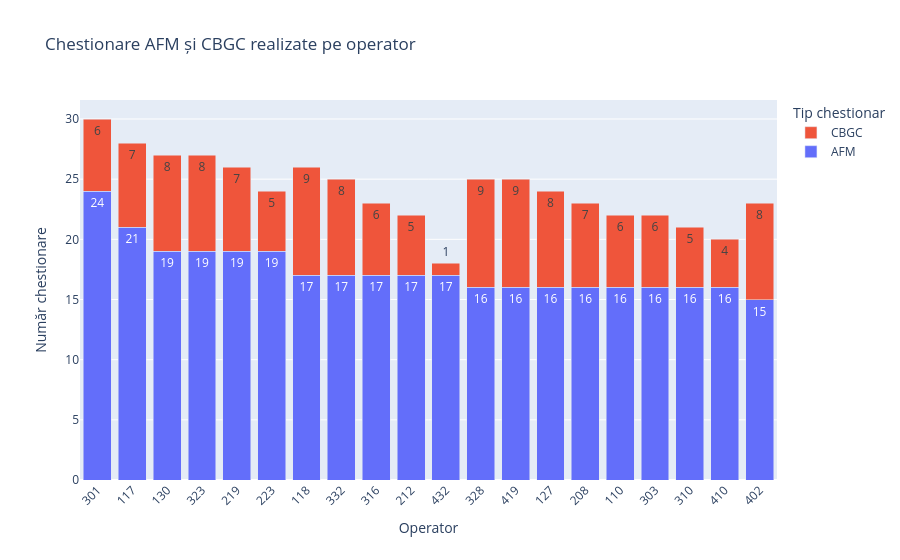

The notebook cell saved with this chart:
### Code cell
#Grafic comparație AFM vs CBGC
#Pentru a vedea dacă operatorii au lucrat mai mult pe AFM sau CBGC:
# top20 = df.sort_values(
#     ["sal_afm_realizat_recalc", "sal_cbgc_realizat_recalc"],
#     ascending=False
# ).head(20)

# x = top20["ENUM"] if "ENUM" in df.columns else top20.index.astype(str)

# plt.figure(figsize=(13, 6))
# plt.bar(x, top20["sal_afm_realizat_recalc"], label="AFM")
# plt.bar(x, top20["sal_cbgc_realizat_recalc"],
#         bottom=top20["sal_afm_realizat_recalc"],
#         label="CBGC")

# plt.xticks(rotation=90)
# plt.title("Chestionare AFM și CBGC realizate pe operator")
# plt.xlabel("Operator")
# plt.ylabel("Număr chestionare")
# plt.legend()
# plt.tight_layout()
# plt.show()
# Top 20 operatori după AFM și CBGC
top20 = df.sort_values(
    ["sal_afm_realizat_recalc", "sal_cbgc_realizat_recalc"],
    ascending=False
).head(20).copy()

# Alegem ce afișăm pe axa X
if "ENUM" in top20.columns:
    x_values = top20["ENUM"]
elif "ENUM" in top20.columns:
    x_values = top20["ENUM"].astype(str)
else:
    x_values = top20.index.astype(str)
fig = go.Figure()

fig.add_trace(go.Bar(
    x=x_values,
    y=top20["sal_afm_realizat_recalc"],
    name="AFM",
    text=top20["sal_afm_realizat_recalc"],
    textposition="auto",
    hovertemplate=(
        "<b>Operator:</b> %{x}<br>"
        "<b>AFM:</b> %{y}<br>"
        "<extra></extra>"
    )
))
fig.add_trace(go.Bar(
    x=x_values,
    y=top20["sal_cbgc_realizat_recalc"],
    name="CBGC",
    text=top20["sal_cbgc_realizat_recalc"],
    textposition="auto",
    hovertemplate=(
        "<b>Operator:</b> %{x}<br>"
        "<b>CBGC:</b> %{y}<br>"
        "<extra></extra>"
    )
))
fig.update_layout(
    barmode="stack",
    title="Chestionare AFM și CBGC realizate pe operator",
    xaxis_title="Operator",
    yaxis_title="Număr chestionare",
    xaxis_tickangle=-45,
    height=650,
    legend_title="Tip chestionar"
)
fig.show()

### Figure 1 — Plotly figure (JSON) as saved in the notebook; plotly's stock layout.template omitted (floating-point values rounded to 4 significant figures)
{"data": [{"hovertemplate": "<b>Operator:</b> %{x}<br><b>AFM:</b> %{y}<br><extra></extra>", "name": "AFM", "text": [24.0, 21.0, 19.0, 19.0, 19.0, 19.0, 17.0, 17.0, 17.0, 17.0, 17.0, 16.0, 16.0, 16.0, 16.0, 16.0, 16.0, 16.0, 16.0, 15.0], "textposition": "auto", "type": "bar", "x": ["301", "117", "130", "323", "219", "223", "118", "332", "316", "212", "432", "328", "419", "127", "208", "110", "303", "310", "410", "402"], "y": [24, 21, 19, 19, 19, 19, 17, 17, 17, 17, 17, 16, 16, 16, 16, 16, 16, 16, 16, 15]}, {"hovertemplate": "<b>Operator:</b> %{x}<br><b>CBGC:</b> %{y}<br><extra></extra>", "name": "CBGC", "text": [6.0, 7.0, 8.0, 8.0, 7.0, 5.0, 9.0, 8.0, 6.0, 5.0, 1.0, 9.0, 9.0, 8.0, 7.0, 6.0, 6.0, 5.0, 4.0, 8.0], "textposition": "auto", "type": "bar", "x": ["301", "117", "130", "323", "219", "223", "118", "332", "316", "212", "432", "328", "419", "127", "208", "110", "303", "310", "410", "402"], "y": [6.0, 7.0, 8.0, 8.0, 7.0, 5.0, 9.0, 8.0, 6.0, 5.0, 1.0, 9.0, 9.0, 8.0, 7.0, 6.0, 6.0, 5.0, 4.0, 8.0]}], "layout": {"autosize": true, "barmode": "stack", "legend": {"title": {"text": "Tip chestionar"}}, "title": {"text": "Chestionare AFM și CBGC realizate pe operator"}, "xaxis": {"autorange": true, "range": [-0.5, 19.5], "tickangle": -45, "title": {"text": "Operator"}, "type": "category"}, "yaxis": {"autorange": true, "range": [0, 31.58], "title": {"text": "Număr chestionare"}, "type": "linear"}}}
